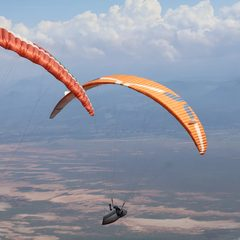
#> input picture assets/email/newsletter-2026-11/t1.jpg, 240 x 240 px, given in place of t1.jpg.jpg, which was not available
$ python grade.py ../../../../assets/email/newsletter-2026-11/t1.jpg
#> lines starting #> are read from the running program, lines starting #| are printed output that depends on the picture
# "natural" treatment: no blur, rich colour kept, cinematic curve + vignette
import sys,numpy as np,cv2
from PIL import Image
n=sys.argv[1]; rgb=np.asarray(Image.open(f'../cal/t6_{n}.jpg').convert('RGB')).astype(np.float32)/255; H,W=rgb.shape[:2]
#> after `H, W = rgb.shape[:2]`: H = 240; W = 240
x=np.clip(rgb,0,1); x=x*x*(3-2*x)*0.55+x*0.45          # gentle S curve
lum=(x@np.array([.299,.587,.114],np.float32))[...,None]
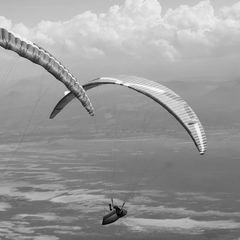
#> lum: shape (240, 240, 1) float32; min 0.000851, max 0.998, mean 0.605
x=lum+(x-lum)*0.92; x=x*np.array([0.96,1.0,1.03],np.float32)*1.0
hi=np.clip((lum-0.55)/0.3,0,1); x=x*(1-hi)+np.clip(rgb*1.04,0,1)*hi   # keep the wings bright and clean
#> after `hi = np.clip((lum - 0.55) / 0.3, 0, 1)`:
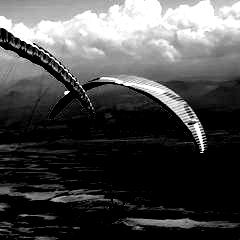
#> hi: shape (240, 240, 1) float32; min 0, max 1, mean 0.293
yy,xx=np.mgrid[0:H,0:W].astype(np.float32); r=np.sqrt(((xx-W*0.42)/W)**2+((yy-H*0.55)/H)**2)
x*=np.clip(1.12-0.8*r**1.5,0.55,1)[...,None]
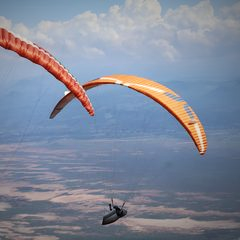
#> x: shape (240, 240, 3) float32; mean R, G, B 0.504, 0.537, 0.605
x=np.clip(x+np.random.default_rng(3).normal(0,0.010,(H,W,1)).astype(np.float32),0,1)
Image.fromarray((x*255+.5).astype(np.uint8)).save(f'../cal/t6_{n}_nat.jpg',quality=94,subsampling=0)

$ run again, on assets/email/newsletter-2026-11/t2.jpg
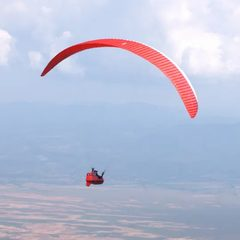
#> input picture assets/email/newsletter-2026-11/t2.jpg, 240 x 240 px, given in place of t2.jpg.jpg, which was not available
#> `hi = np.clip((lum - 0.55) / 0.3, 0, 1)`:
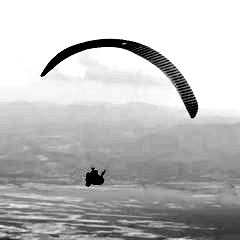
#> hi: shape (240, 240, 1) float32; min 0, max 1, mean 0.744
#> `x*=np.clip(1.12-0.8*r**1.5,0.55,1)[...,None]`:
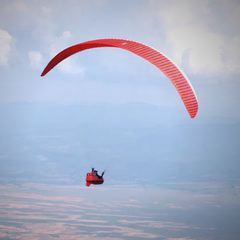
#> x: shape (240, 240, 3) float32; mean R, G, B 0.662, 0.698, 0.788

$ run again, on assets/email/newsletter-2026-11/t3.jpg
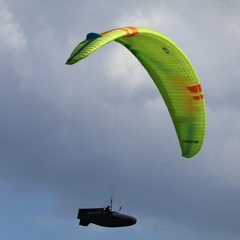
#> input picture assets/email/newsletter-2026-11/t3.jpg, 240 x 240 px, given in place of t3.jpg.jpg, which was not available
#> `hi = np.clip((lum - 0.55) / 0.3, 0, 1)`:
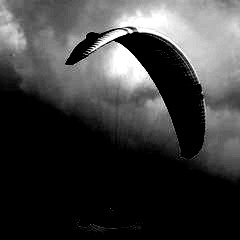
#> hi: shape (240, 240, 1) float32; min 0, max 1, mean 0.24
#> `x*=np.clip(1.12-0.8*r**1.5,0.55,1)[...,None]`:
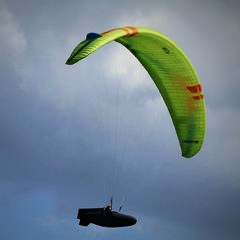
#> x: shape (240, 240, 3) float32; mean R, G, B 0.447, 0.519, 0.569
